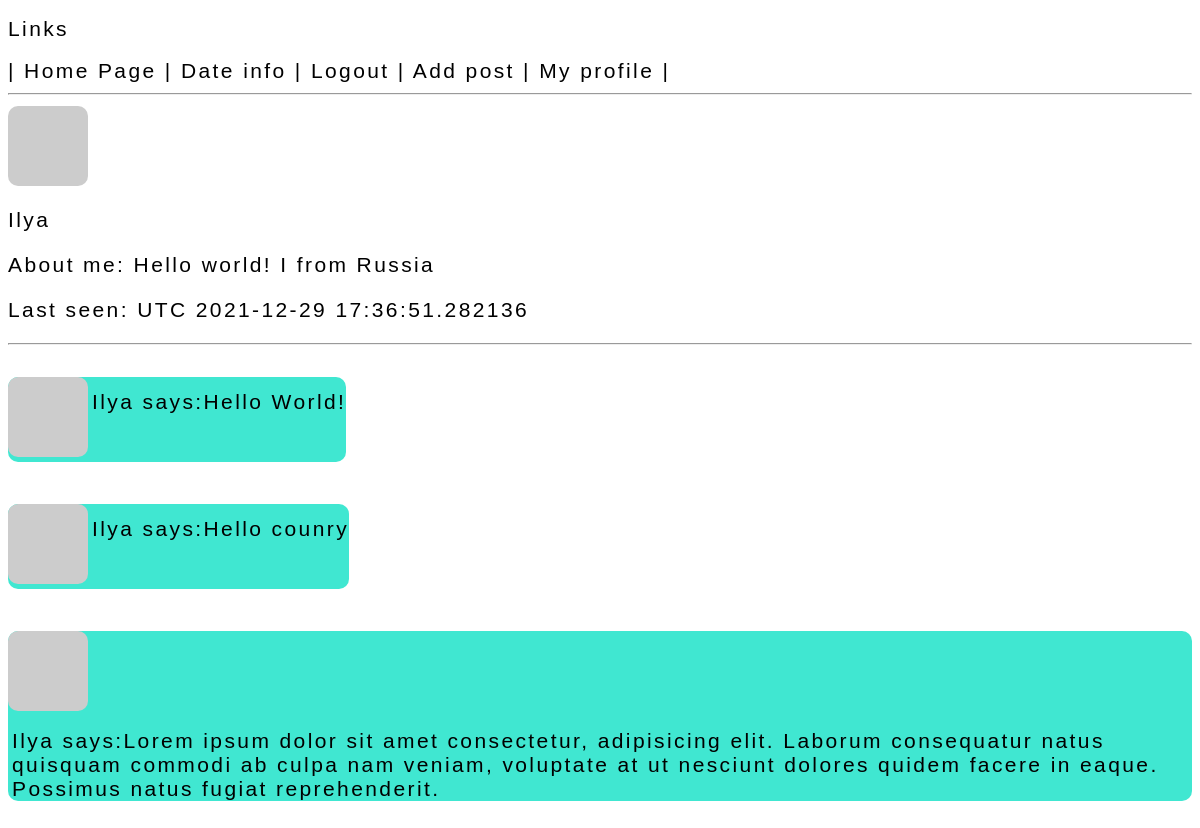
The app's page /user/Ilya (signed in) with its own data.
### app/models.py (models this page shows, shortened)
class User(db.Model, UserMixin):
    id = db.Column(db.Integer, primary_key=True)
    posts = db.relationship('Post', backref='author', lazy='dynamic')
    username = db.Column(db.String(64), unique=True)
    email = db.Column(db.String(120), unique=True)
    password_hash = db.Column(db.String(128), unique=True)
    about_me = db.Column(db.String(128))
    last_seen = db.Column(db.DateTime, default = datetime.utcnow())
    def get_avatar(self, size):
        hashed_email = md5(self.email.lower().encode('utf-8')).hexdigest()
        return f"https://www.gravatar.com/avatar/{hashed_email}?d=identicon&s={size}"

class Post(db.Model):
    id = db.Column(db.Integer, primary_key=True)
    text = db.Column(db.String(140))
    timestamp = db.Column(db.DateTime, default = datetime.utcnow())
    user_id = db.Column(db.Integer, db.ForeignKey('user.id'))

### app/routes.py (the view)
@my_app.route('/user/<username>')
@login_required
def user(username):
    user_from_db = User.query.filter_by(username=username).first_or_404()
    user_posts = Post.query.filter_by(author=user_from_db)
    return render_template('user_profile.html', user=user_from_db, posts=user_posts)

### app/models.py (called while the page is built)
@login_manager.user_loader
def load_user(id):
    return User.query.get(int(id))

### app/routes.py (called while the page is built)
@my_app.before_request
def before_request():
    if current_user.is_authenticated:
        current_user.last_seen = datetime.datetime.utcnow()
        db.session.commit()

### app/templates/user_profile.html (shortened to what this page needs)
<!DOCTYPE html>
<html lang="en">
<head>
</head>
<body>
  {% include 'links.html' %}
  <img  src="{{user.get_avatar(128)}}" alt="Аватарка">
  <br>
  <h1>{{user.username}}</h1>
  <p>About me:
  {%if user.about_me%}
  {{user.about_me}}
  {%else%}
  not info :(
  {%endif%}
  </p>
  <p>Last seen: UTC {{user.last_seen}} </p>
  <hr>
  {%for post in posts%}
  <p class="post"><img src="{{user.get_avatar(52)}}" alt="Аватарка"> <span>{{user.username}} says:{{post.text}}</span></p>
  <br>
  {%endfor%}
</body>
</html>

### app/templates/user_profile.html (style rules this page uses)
.post { background-color: rgb(64, 231, 209); display: inline-block; border-radius: 10px; box-sizing: border-box; }
img { border-radius: 10px; }
span { margin-top: 13px; margin-left: 4px; display: block; float: right; }
body { background-image: url(https://cdn.discordapp.com/attachments/781591422586585099/918877274881806346/1-3.jpg); }

### app/templates/links.html (style rules this page uses)
* { font-family: "Courier New", Courier, monospace; font-family: "Comic Sans MS", cursive, sans-serif; font-size: 21px; letter-spacing: 2.4px; word-spacing: 0px; color: #000000; font-weight: 400; text-decoration: none solid rgb(68, 68, 68); font-style: normal; font-variant: normal; text-transform: none; }

### records on screen
User: username "Ilya", about_me "Hello world! I from Russia", last_seen "2021-12-29 17:36:51.282136"
Post: text "Hello World!"
Post: text "Hello counry"
Post: text "Lorem ipsum dolor sit amet consectetur, adipisicing elit. Laborum consequatur natus quisquam commodi ab culpa nam veniam, voluptate at ut nesciunt dolores quidem facere in eaque. Possimus natus fugiat reprehenderit."
